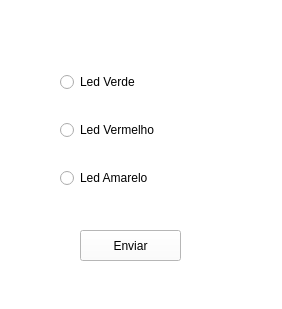
<?xml version="1.0" encoding="UTF-8"?>
<ui version="4.0">
 <class>Form</class>
 <widget class="QWidget" name="Form">
  <property name="geometry">
   <rect>
    <x>0</x>
    <y>0</y>
    <width>282</width>
    <height>309</height>
   </rect>
  </property>
  <property name="windowTitle">
   <string>Form</string>
  </property>
  <property name="styleSheet">
   <string notr="true">background-color: rgb(255, 255, 255);</string>
  </property>
  <widget class="QWidget" name="verticalLayoutWidget">
   <property name="geometry">
    <rect>
     <x>60</x>
     <y>50</y>
     <width>141</width>
     <height>161</height>
    </rect>
   </property>
   <layout class="QVBoxLayout" name="verticalLayout">
    <item>
     <widget class="QRadioButton" name="ledGreen">
      <property name="text">
       <string>Led Verde</string>
      </property>
     </widget>
    </item>
    <item>
     <widget class="QRadioButton" name="ledRed">
      <property name="text">
       <string>Led Vermelho</string>
      </property>
     </widget>
    </item>
    <item>
     <widget class="QRadioButton" name="ledYellow">
      <property name="text">
       <string>Led Amarelo</string>
      </property>
     </widget>
    </item>
   </layout>
  </widget>
  <widget class="QPushButton" name="sendBtn">
   <property name="geometry">
    <rect>
     <x>80</x>
     <y>230</y>
     <width>101</width>
     <height>31</height>
    </rect>
   </property>
   <property name="text">
    <string>Enviar</string>
   </property>
  </widget>
 </widget>
 <resources/>
 <connections/>
</ui>
